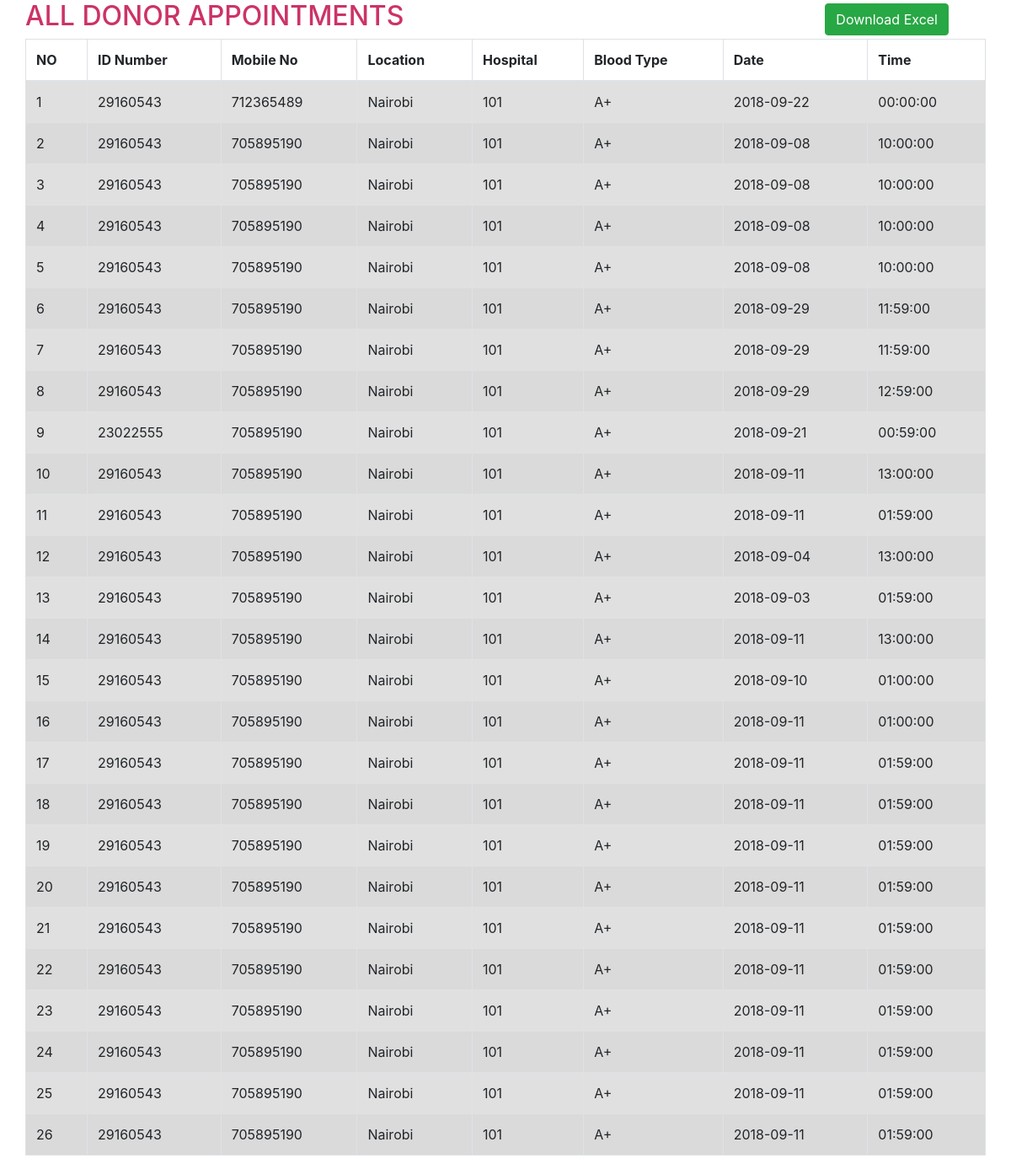
The page /appointments/allDonors.php on the database its author committed.
### tables this page shows
CREATE TABLE IF NOT EXISTS `appointments` (
  `idNumber` int(10) NOT NULL,
  `mobileNumber` int(10) NOT NULL,
  `hospitaID` int(50) NOT NULL,
  `location` varchar(100) NOT NULL,
  `bloodType` varchar(50) NOT NULL,
  `date` date NOT NULL,
  `time` time NOT NULL,
  `appointmentType` varchar(50) NOT NULL
);

### appointments/allDonors.php (the view, shortened to what this page needs)
<?php
$servername="localhost";
$username="root";
$password="";
$dbname="bloodbank";
$con=new mysqli($servername,$username,$password,$dbname) or die("failed to connect to server");
?>
<!DOCTYPE html>
<html>
<head>
    <link rel="stylesheet" href="https://maxcdn.bootstrapcdn.com/bootstrap/4.0.0/css/bootstrap.min.css">
</head>
<body>
 <div class="container">
  <div class="row">
    <h2 style="color: #CC3366; ">ALL DONOR APPOINTMENTS</h2>
    <form class="form-inline my-2 my-lg-0" style="margin-left: 500px;" action="allDonors.php" method="post">
      <button class="btn btn-success my-2 my-sm-0" type="submit" name="download">Download Excel</button>
    </form>
 <table id="donorsTable" class="table table-striped table-condensed table-hover table-bordered">
  <thead>
    <tr>
      <th scope="col">NO<i class="fa fa-sort float-right" aria-hidden="true"></i></th>
      <th scope="col">ID Number</th>
      <th scope="col">Mobile No</th>
      <th scope="col">Location</th>
      <th scope="col">Hospital</th>
      <th scope="col">Blood Type</th>
      <th scope="col">Date</th>
      <th scope="col">Time</th>
    </tr>
  </thead>
  <tbody>
    <?php
    $query_run= mysqli_query($con,"SELECT * FROM appointments WHERE appointmentType='DONOR'");
     $counter = 1;
     while($row= mysqli_fetch_assoc($query_run)) : ?>
    <tr class="table-active">
      <td><?php echo $counter++;?></td>
      <td><?php echo $row['idNumber'] ;?></td>
      <td><?php echo $row['mobileNumber'];?></td>
      <td><?php echo $row['location'];?></td>
      <td><?php echo $row['hospitaID'];?></td>
      <td><?php echo $row['bloodType'];?></td>
      <td><?php echo $row['date'];?></td>
      <td><?php echo $row['time'];?></td>
    </tr>
<?php endwhile ;?>
  </tbody>
</table>
</div>
</div>
</body>
</html>

### rows shown on the page
appointments: idNumber "29160543", mobileNumber "712365489", location "Nairobi", hospitaID "101", bloodType "A+", date "2018-09-22", time "00:00:00"
appointments: idNumber "29160543", mobileNumber "705895190", location "Nairobi", hospitaID "101", bloodType "A+", date "2018-09-08", time "10:00:00"
appointments: idNumber "29160543", mobileNumber "705895190", location "Nairobi", hospitaID "101", bloodType "A+", date "2018-09-08", time "10:00:00"
appointments: idNumber "29160543", mobileNumber "705895190", location "Nairobi", hospitaID "101", bloodType "A+", date "2018-09-08", time "10:00:00"
appointments: idNumber "29160543", mobileNumber "705895190", location "Nairobi", hospitaID "101", bloodType "A+", date "2018-09-08", time "10:00:00"
appointments: idNumber "29160543", mobileNumber "705895190", location "Nairobi", hospitaID "101", bloodType "A+", date "2018-09-29", time "11:59:00"
appointments: idNumber "29160543", mobileNumber "705895190", location "Nairobi", hospitaID "101", bloodType "A+", date "2018-09-29", time "11:59:00"
appointments: idNumber "29160543", mobileNumber "705895190", location "Nairobi", hospitaID "101", bloodType "A+", date "2018-09-29", time "12:59:00"
appointments: idNumber "23022555", mobileNumber "705895190", location "Nairobi", hospitaID "101", bloodType "A+", date "2018-09-21", time "00:59:00"
appointments: idNumber "29160543", mobileNumber "705895190", location "Nairobi", hospitaID "101", bloodType "A+", date "2018-09-11", time "13:00:00"
appointments: idNumber "29160543", mobileNumber "705895190", location "Nairobi", hospitaID "101", bloodType "A+", date "2018-09-11", time "01:59:00"
appointments: idNumber "29160543", mobileNumber "705895190", location "Nairobi", hospitaID "101", bloodType "A+", date "2018-09-04", time "13:00:00"
appointments: idNumber "29160543", mobileNumber "705895190", location "Nairobi", hospitaID "101", bloodType "A+", date "2018-09-03", time "01:59:00"
appointments: idNumber "29160543", mobileNumber "705895190", location "Nairobi", hospitaID "101", bloodType "A+", date "2018-09-11", time "13:00:00"
appointments: idNumber "29160543", mobileNumber "705895190", location "Nairobi", hospitaID "101", bloodType "A+", date "2018-09-10", time "01:00:00"
appointments: idNumber "29160543", mobileNumber "705895190", location "Nairobi", hospitaID "101", bloodType "A+", date "2018-09-11", time "01:00:00"
appointments: idNumber "29160543", mobileNumber "705895190", location "Nairobi", hospitaID "101", bloodType "A+", date "2018-09-11", time "01:59:00"
appointments: idNumber "29160543", mobileNumber "705895190", location "Nairobi", hospitaID "101", bloodType "A+", date "2018-09-11", time "01:59:00"
appointments: idNumber "29160543", mobileNumber "705895190", location "Nairobi", hospitaID "101", bloodType "A+", date "2018-09-11", time "01:59:00"
appointments: idNumber "29160543", mobileNumber "705895190", location "Nairobi", hospitaID "101", bloodType "A+", date "2018-09-11", time "01:59:00"
appointments: idNumber "29160543", mobileNumber "705895190", location "Nairobi", hospitaID "101", bloodType "A+", date "2018-09-11", time "01:59:00"
appointments: idNumber "29160543", mobileNumber "705895190", location "Nairobi", hospitaID "101", bloodType "A+", date "2018-09-11", time "01:59:00"
appointments: idNumber "29160543", mobileNumber "705895190", location "Nairobi", hospitaID "101", bloodType "A+", date "2018-09-11", time "01:59:00"
appointments: idNumber "29160543", mobileNumber "705895190", location "Nairobi", hospitaID "101", bloodType "A+", date "2018-09-11", time "01:59:00"
appointments: idNumber "29160543", mobileNumber "705895190", location "Nairobi", hospitaID "101", bloodType "A+", date "2018-09-11", time "01:59:00"
appointments: idNumber "29160543", mobileNumber "705895190", location "Nairobi", hospitaID "101", bloodType "A+", date "2018-09-11", time "01:59:00"
